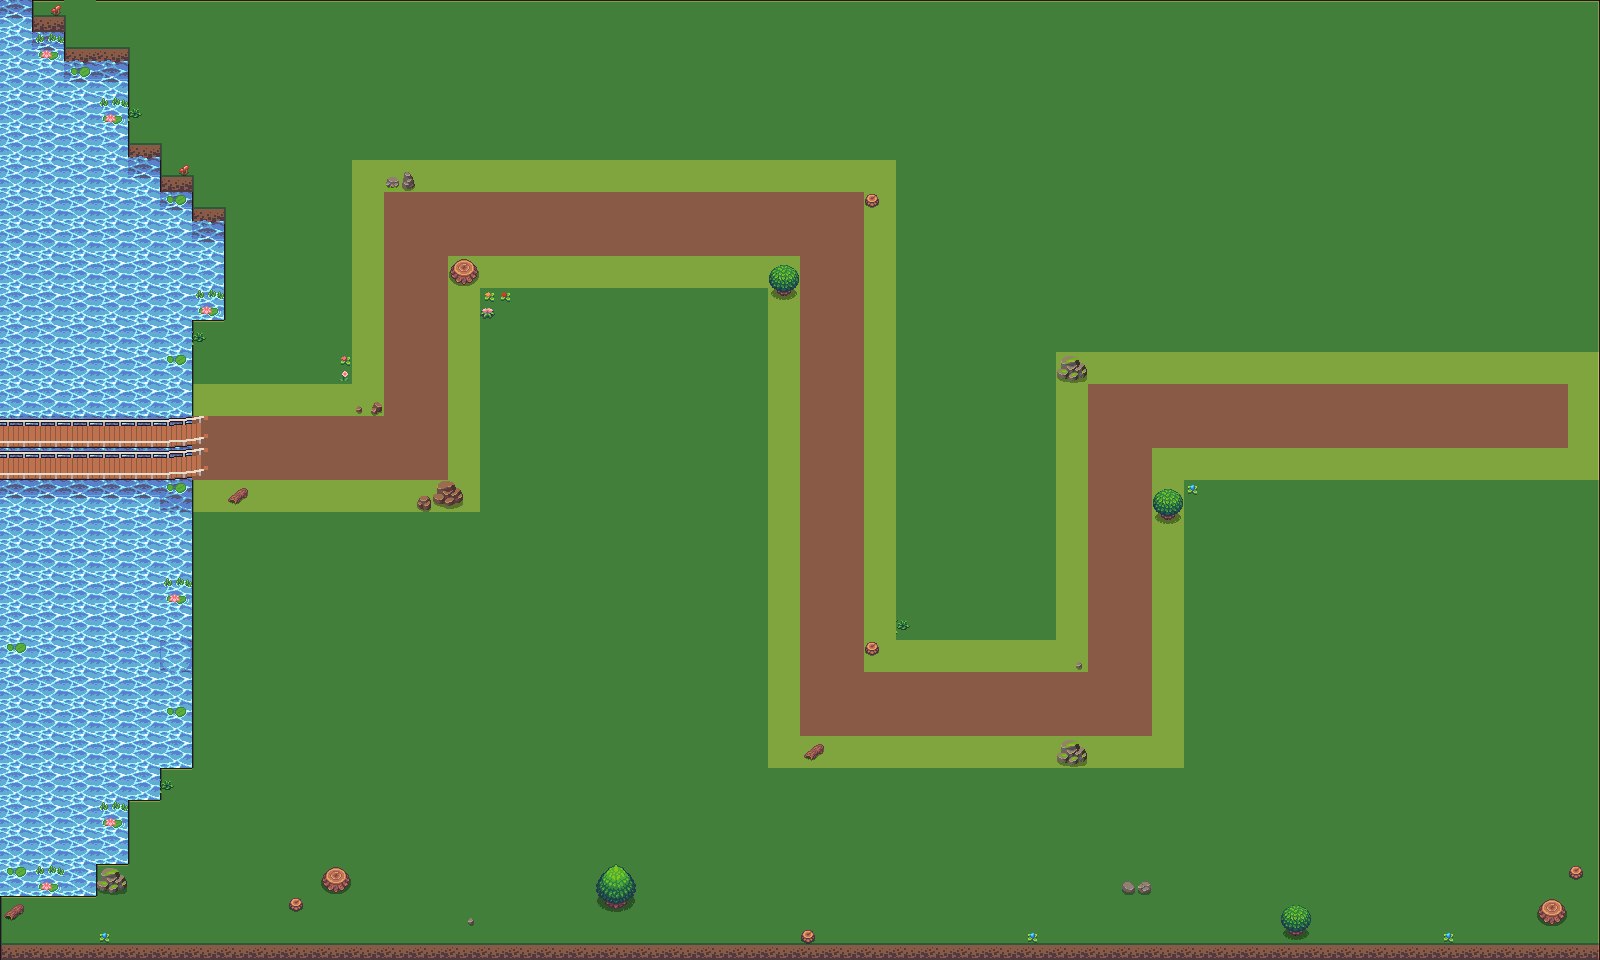

The image is a tile-based game level rendered from a .tmx file. Its description and source (layers, tilesets, objects; grid data summarised) follow:
An orthogonal 50x30 tile map with 32x32 px tiles, 2 tile layers (GroundTile, waterTile), 2 tilesets and 4 objects.

<map version="1.10" tiledversion="1.10.2" orientation="orthogonal" renderorder="right-down" width="50" height="30" tilewidth="32" tileheight="32" infinite="0" nextlayerid="11" nextobjectid="54">
 <tileset firstgid="1" source="map tileset.tsx" />
 <tileset firstgid="145" source="Decorations.tsx" />
 <layer id="1" name="GroundTile" width="50" height="30">
  <data>[1500 cells, 1500 non-empty, 19 distinct tile ids]</data>
 </layer>
 <layer id="3" name="waterTile" width="50" height="30">
  <data>[1500 cells, 79 non-empty, 28 distinct tile ids]</data>
 </layer>
 <objectgroup id="10" name="nonTowerZone">
  <object id="46" x="-14.6515" y="864.952" width="1632.33" height="125.112">
   <properties>
    <property name="blocked" type="bool" value="true" />
   </properties>
  </object>
  <object id="53" x="0" y="0">
   <polygon points="0,0 32,0 32.25,17 64.75,17 64.5,49.25 128.25,49.25 128.25,145 160.25,145.25 160.5,177 192.25,177 192.25,209.75 224.25,209.5 224,320 192,320 192,384 352,384 352,160 896,160 896,640 1056,640 1056,352 1600,352 1600,480 1184,480 1184,768 768,768 768,288 480,288 480,512 192,512 192,768 160,768 160,800 128,800 128,864 96,864 96,896 0,896" />
  </object>
 </objectgroup>
 <objectgroup id="9" name="startPoint" visible="0">
  <object id="36" x="0" y="437.96" width="54.6139" height="18.4453" />
 </objectgroup>
 <objectgroup id="6" name="enemyPathLayer" visible="0">
  <object id="48" x="0" y="480">
   <polyline points="0,-32 394.674,-31.9948 395,-256 810.667,-256 810.682,224.003 1100.65,224.003 1101.33,-64 1536,-64" />
  </object>
 </objectgroup>
</map>
